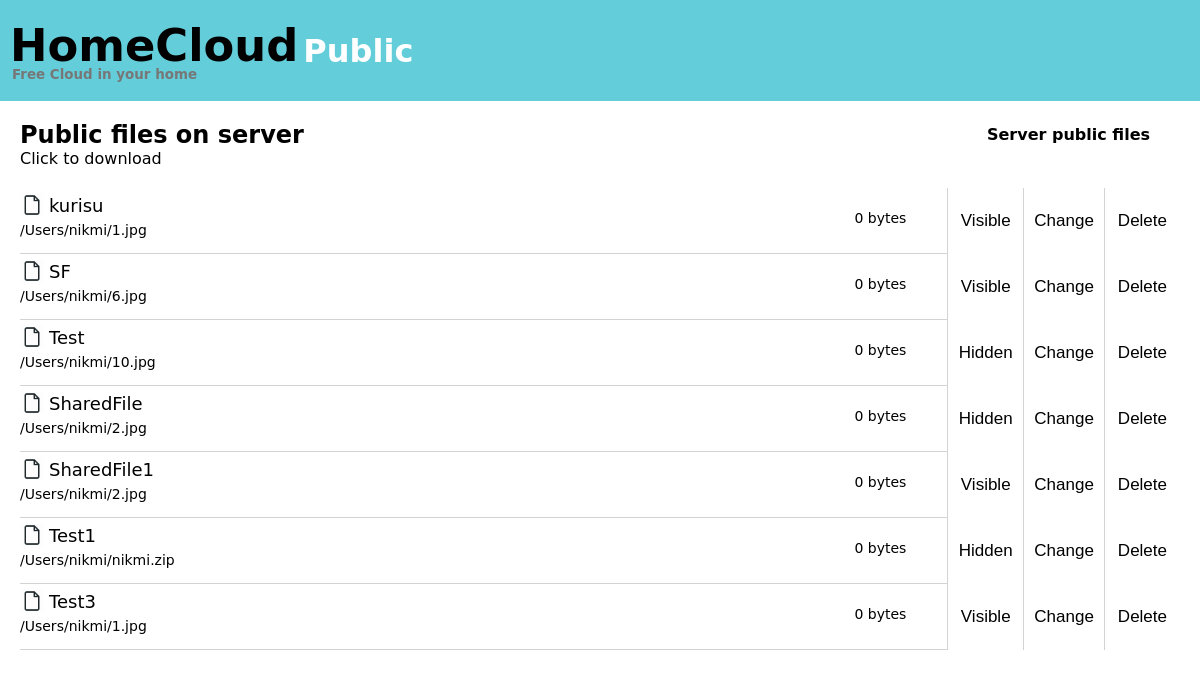
Before: /file/public/share/getFiles (signed in) with the older database file.
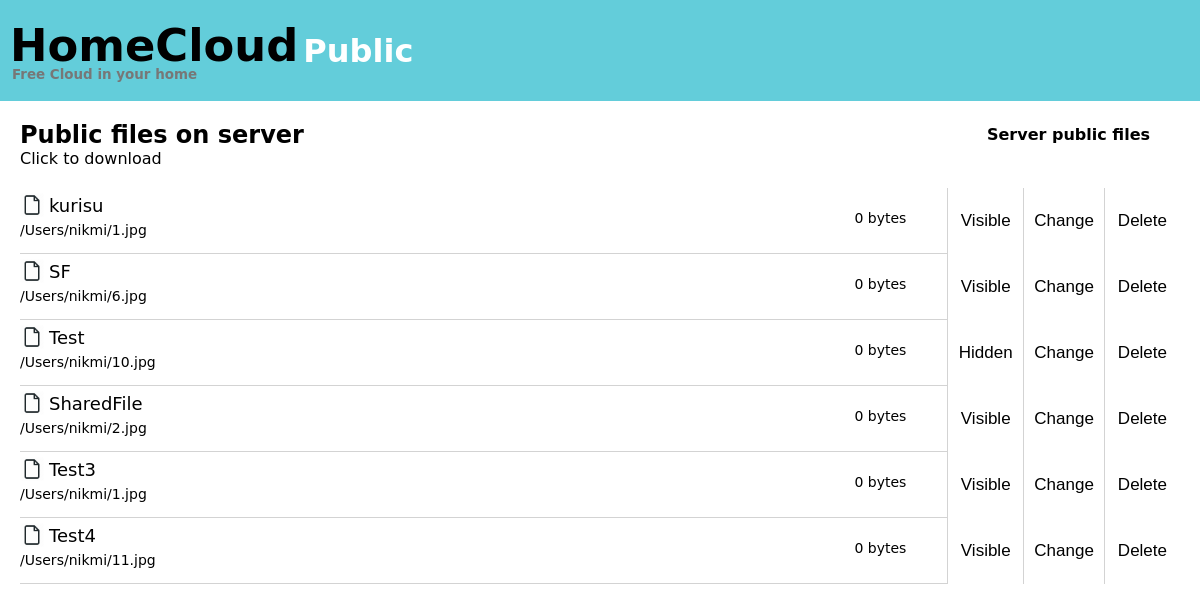
After: the same page with the newer database file.
### File/models.py (models this page shows)
class Publicfile(models.Model):
    pseudoname=models.CharField(max_length=255,unique=True,primary_key=True)
    Sharinguser=models.CharField(max_length=255,default='')
    path=models.FilePathField(max_length=100000)
    isvisible=models.CharField(max_length=5,default="True")
    isdownloaded=models.CharField(max_length=3,default="on")

### File/Public/actions.py (the view)
# urls.py: path('share/getFiles',actions.GetUserFile,name='userpublic'),
@login_required
def GetUserFile(request):
        Uflies=[]
        for i in Publicfile.objects.filter(Sharinguser=request.user):
                try:
                        size=os.path.getsize(i.path)
                except FileNotFoundError:
                        size=0
                Uflies.append(UserFile(pn=i.pk,size=size,path=i.path,visible=i.isvisible))
        return render(request, "Public/UserFileList.html",
        {
                "host":request.scheme + "://" +request.get_host(),
                "list":Uflies
        })

### File/templates/Public/UserFileList.html (shortened to what this page needs)
{%load staticfiles%}
{% include "./blocks/header.html" %}
<body>
    <div class="rows">
        <div style="margin-bottom: 20px;display: flex;flex-direction: row;align-items: center;justify-content: space-between">
            <div>
                <h2>Public files on server</h2>
                <span>Click to download</span>
            </div>
            <a class="ToMyFiles" href= {% url 'serverpublic'  %} >Server public files</a>
        </div>
        {% for item in list %}
        <div class="file">
            <a href={% url 'downloadPub' name=item.pn|escape %}>
                <div style="display:flex;align-items: center;grid-area:File">
                    <img src="{% static 'images/file.png' %}" style="height: 24px;margin-right: 5px;"> {{item.pn|escape}}
                </div>
                <span style="grid-area:path">{{item.path|escape}}</span>
                <span style="grid-area:size">
                    {{item.size|filesizeformat|escape}}
                </span>
            </a>
            <button class="FileBtn" onclick="ConfirmModal('{{item.pn|escape}}','{{host}}{% url 'SwthVisFile'  %}' ,'{% if item.visible|escape == "True" %}You want to Hide the file{% else %}You want a Visible this file{% endif %}?')" >
                {% if item.visible|escape == "True" %}
                    Visible
                {% else %}
                    Hidden
                {% endif %}
            </button>
            <button class="FileBtn">Change</button>
            <button class="FileBtn DelBtn" onclick="ConfirmModal('{{item.pn|escape}}','{{host}}{% url 'delpubfile' %}' ,'You sure delete file?')" >Delete</button>
        </div>
        {% endfor %}
    </div>
</body>

### File/templates/Public/blocks/header.html (shortened to what this page needs)
{%load staticfiles%}
<header>
    <div class="logo">
        <a href="/">
            <h1 style="font-weight: bold!important;">HomeCloud</h1>
            <h4>Free Cloud in your home</h4>
        </a>
    </div>
    <h2>Public</h2>
</header>

### File/templates/Public/blocks/header.html (style rules this page uses)
header { grid-area: headeres; display: flex; flex-direction: row; align-items:center; background-color: #63cdda; }
.logo { color: black; text-align: left; font-family: Dejavu Sans; font-size: 140%; padding-top: 10px; padding-bottom: 10px; padding-left: 10px; }
.logo a { text-decoration: none; color: #000; }
.logo h1 { margin-top: 0; margin-bottom: 0; }
.logo h4 { font-size: 60%; margin: 0; margin-left: 2px; margin-top: -5px; color: #777777 }
header h2 { font-size: 200%; padding: 5px; font-family: Dejavu Sans; color: white; }

### File/templates/Public/UserFileList.html (style rules this page uses)
body { margin: 0; font-family: DejaVu Sans; }
.rows { margin: 0 20px; display:flex; flex-direction: column; }
.file { width:100%; display: flex; flex-direction: row; justify-content:space-between; align-items: stretch; }
.file>a { display: grid; grid-template-areas: "File size" "path size"; grid-template-columns: auto 10%; text-decoration: none; color: black; font-size: 18px; padding-top:5px; padding-bottom: 10px; width:100%; border-bottom: lightgrey 0.5px solid; transition: all 0.5s ease; }
.file>a>span { color:black; display: flex; flex-direction: row; align-items: center; padding: 5px 0; padding-right: 30px; font-size: 14px; }
.rows h2 { margin-bottom: 0; }
.ToMyFiles { padding: 5px 10px; color: black; text-decoration: none; transition: all 0.5s ease; margin-right: 20px; font-weight: bold; }
.FileBtn { height: auto; background-color: white; border: none; transition: all 0.5s ease; border-left: lightgrey 0.5px solid; padding: 5px 10px; font-size: 17px; width:90px; }

Changed rows visible on the page:
removed Publicfile: pn "SharedFile1", path "/Users/nikmi/2.jpg"
removed Publicfile: pn "Test1", path "/Users/nikmi/nikmi.zip"
added Publicfile: pn "Test4", path "/Users/nikmi/11.jpg"
Other visible differences:
list line gone: "Hidden"
new list line: "Visible"
new list line: "0 bytes Visible Change Delete"
list line gone: "0 bytes Visible Change Delete"
list line gone: "0 bytes Hidden Change Delete"
